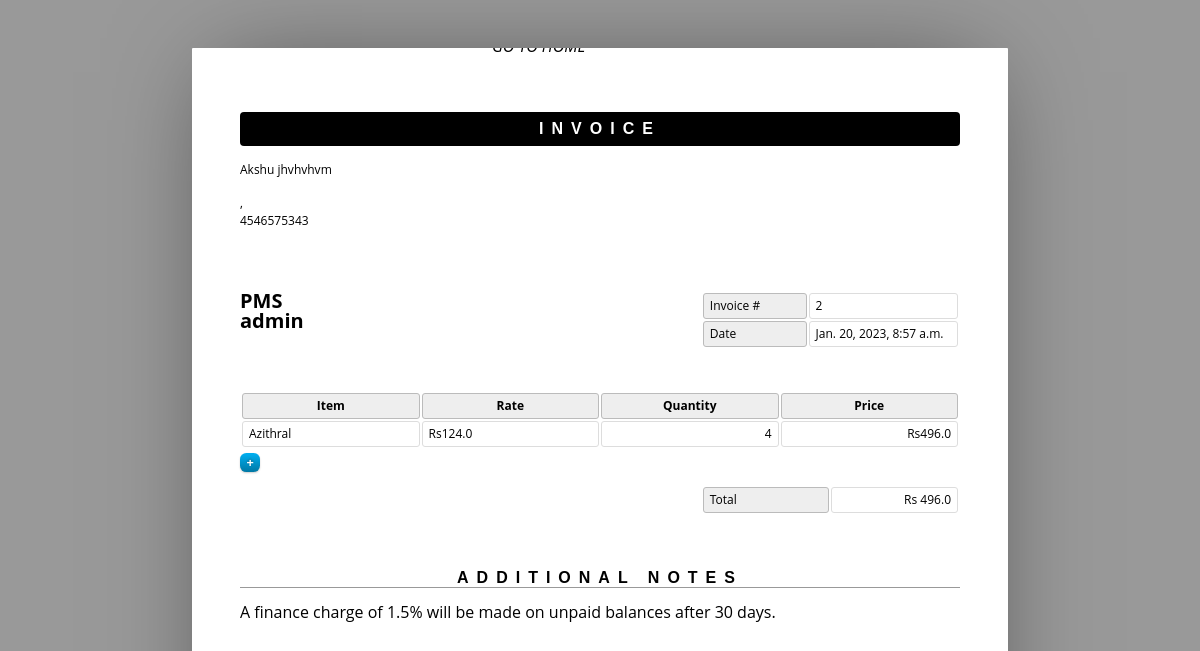
The app's page /display_bill/2 (signed in) with its own data.
### base/models.py (models this page shows, shortened)
class Customer(models.Model):
    first_name=models.CharField(max_length=255)
    middle_name=models.CharField(max_length=255)
    last_name=models.CharField(max_length=255)
    phno=models.CharField(max_length=10,unique=True)
    DOB=models.DateField(auto_now=False, auto_now_add=False)
    address=models.ForeignKey(Address,on_delete=models.SET_NULL,null=True)

class Order(models.Model):
    user = models.ForeignKey(User,on_delete=models.SET_NULL,null=True)
    customer = models.ForeignKey(Customer,on_delete=models.CASCADE)
    items = models.ManyToManyField(OrderItem)
    start_date = models.DateTimeField(auto_now_add=True)
    ordered_date=models.DateTimeField()
    ordered = models.BooleanField(default=False)
    def get_total(self):
        total = 0
        for order_item in self.items.all():
            total += order_item.get_final_price()
        return total

class OrderItem(models.Model):
    customer=models.ForeignKey(Customer,on_delete=models.CASCADE)
    ordered = models.BooleanField(default=False)
    item = models.ForeignKey(Medicine, on_delete=models.CASCADE)
    quantity = models.IntegerField(default=1)
    def get_final_price(self):
        return self.quantity * self.item.price

class Medicine(models.Model):
    name=models.CharField(max_length=255)
    category=models.ForeignKey(Category,on_delete=models.SET_NULL, null=True)
    description = models.TextField(null=True, blank=True)
    image = models.FileField(blank=True)
    quantity=models.IntegerField(default=0)
    ali = models.BooleanField(default=False)
    price = models.FloatField()

### base/views.py (the view)
# urls.py: path("display_bill/<int:id>",views.display_bill,name='display_bill'),
@login_required(login_url='login')
def display_bill(request,id):
    order=Order.objects.get(id=id)
    customer=order.customer
    context={'object':order,'customer':customer}
    return render(request,'base/bill.html',context)

### base/templates/base/bill.html (shortened to what this page needs)
{% load static %}
<html>
	<head>
		<link rel="stylesheet" href="{% static 'styles/bill_style.css' %}">
	</head>
	<body>
		<a href="{% url 'home'  %}"><h3	style="position: relative; top:-5vh; font-style: italic; left: 21vw;">GO TO HOME</h3></a>
		<header>
			<h1>Invoice</h1>
			<address contenteditable>
				<p>{{customer.first_name}} {{customer.last_name}}</p>
				<p>{{customer.street_address}}<br>{{customer.country}}, {{customer.zip}}</p>
				<p>{{customer.phno}}</p>
			</address>
		</header>
		<article>
			<address contenteditable>
				<p>PMS<br>{{request.user}}</p>
			</address>
			<table class="meta">
				<tr>
					<th><span contenteditable>Invoice #</span></th>
					<td><span contenteditable>{{object.id}}</span></td>
				</tr>
				<tr>
					<th><span contenteditable>Date</span></th>
					<td><span contenteditable>{{object.start_date}}</span></td>
				</tr>
			</table>
			<table class="inventory">
				<thead>
					<tr>
						<th><span contenteditable>Item</span></th>
						<th><span contenteditable>Rate</span></th>
						<th><span contenteditable>Quantity</span></th>
						<th><span contenteditable>Price</span></th>
					</tr>
				</thead>
				<tbody>
                    {% for order_item in object.items.all %}
					<tr>
						<td><a class="cut">-</a><span contenteditable>{{ order_item.item.name}}</span></td>
						<td><span data-prefix>Rs</span><span contenteditable>{{order_item.item.price}}</span></td>
						<td><span contenteditable>{{order_item.quantity}}</span></td>
						<td><span data-prefix>Rs</span><span>{{order_item.get_final_price}}</span></td>
					</tr>
                    {%endfor %}
				</tbody>
			</table>
			<a class="add">+</a>
			<table class="balance">
				<tr>
					<th><span contenteditable>Total</span></th>
					<td><span data-prefix>Rs  </span><span>{{ object.get_total }}</span></td>
				</tr>
			</table>
		</article>
		<aside>
			<h1><span contenteditable>Additional Notes</span></h1>
			<div contenteditable>
				<p>A finance charge of 1.5% will be made on unpaid balances after 30 days.</p>
			</div>
		</aside>
	</body>
</html>

### static/styles/bill_style.css (style rules this page uses)
* { border: 0; box-sizing: content-box; color: inherit; font-family: inherit; font-size: inherit; font-style: inherit; font-weight: inherit; line-height: inherit; list-style: none; margin: 0; padding: 0; text-decoration: none; vertical-align: top; }
*[contenteditable] { border-radius: 0.25em; min-width: 1em; outline: 0; }
*[contenteditable] { cursor: pointer; }
span[contenteditable] { display: inline-block; }
h1 { font: bold 100% sans-serif; letter-spacing: 0.5em; text-align: center; text-transform: uppercase; }
table { font-size: 75%; table-layout: fixed; width: 100%; }
table { border-collapse: separate; border-spacing: 2px; }
th, td { border-width: 1px; padding: 0.5em; position: relative; text-align: left; }
th, td { border-radius: 0.25em; border-style: solid; }
th { background: #EEE; border-color: #BBB; }
td { border-color: #DDD; }
html { font: 16px/1 'Open Sans', sans-serif; overflow: auto; padding: 0.5in; }
html { background: #999; cursor: default; }
body { box-sizing: border-box; height: 11in; margin: 0 auto; overflow: hidden; padding: 0.5in; width: 8.5in; }
body { background: #FFF; border-radius: 1px; box-shadow: 0 0 1in -0.25in rgba(0, 0, 0, 0.5); }
header { margin: 0 0 3em; }
header:after { clear: both; content: ""; display: table; }
header h1 { background: #000; border-radius: 0.25em; color: #FFF; margin: 0 0 1em; padding: 0.5em 0; }
header address { float: left; font-size: 75%; font-style: normal; line-height: 1.25; margin: 0 1em 1em 0; }
header address p { margin: 0 0 0.25em; }
article, article address, table.meta, table.inventory { margin: 0 0 3em; }
article:after { clear: both; content: ""; display: table; }
article address { float: left; font-size: 125%; font-weight: bold; }
table.meta, table.balance { float: right; width: 36%; }
table.meta:after, table.balance:after { clear: both; content: ""; display: table; }
table.meta th { width: 40%; }
table.meta td { width: 60%; }
table.inventory { clear: both; width: 100%; }
table.inventory th { font-weight: bold; text-align: center; }
table.inventory td:nth-child(1) { width: 26%; }
table.inventory td:nth-child(2) { width: 38%; }
table.inventory td:nth-child(3) { text-align: right; width: 12%; }
table.inventory td:nth-child(4) { text-align: right; width: 12%; }
table.balance th, table.balance td { width: 50%; }
table.balance td { text-align: right; }
aside h1 { border: none; border-width: 0 0 1px; margin: 0 0 1em; }
aside h1 { border-color: #999; border-bottom-style: solid; }
.add, .cut { border-width: 1px; display: block; font-size: .8rem; padding: 0.25em 0.5em; float: left; text-align: center; width: 0.6em; }
.add, .cut { background: #9AF; box-shadow: 0 1px 2px rgba(0,0,0,0.2); background-image: -moz-linear-gradient(#00ADEE 5%, #0078A5 100%); background-image: -webkit-linear-gradient(#00ADEE 5%, #0078A5 100%); border-radius: 0.5em; border-color: #0076A3; color: #FFF; cursor: pointer; font-weight: bold; text-shadow: 0 -1px 2px rgba(0,0,0,0.333); }
.add { margin: -2.5em 0 0; }

### records on screen
Customer: first_name "Akshu", last_name "jhvhvhvm", phno "4546575343"
Order: id "2", start_date "Jan. 20, 2023, 8:57 a.m.", get_total "496.0"
OrderItem: item.name "Azithral", item.price "124.0", quantity "4", get_final_price "496.0"

### other values on screen
{{ request.user }} "admin"
